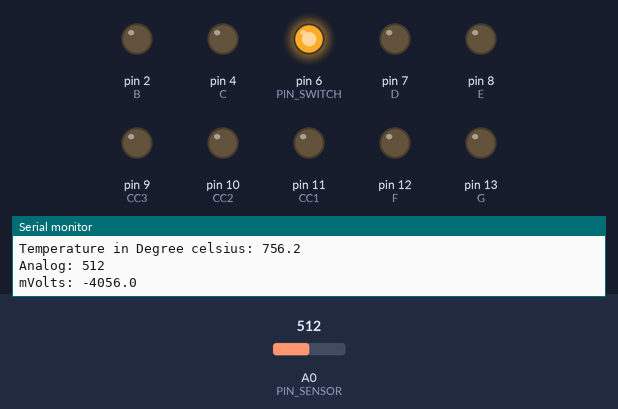
A sketch run on a simulated Arduino Uno, built with avr-gcc and run on an emulated ATmega328P. On the bench: output pins drawn as LEDs (lit = HIGH), the last lines printed to the serial monitor. The test bench sets the inputs (shaded band); at power-on: A0 (PIN_SENSOR) = 512. Pins used as bus, display or sensor lines are not drawn.

Above: at 3.3 s.
3.4 s: A0 (PIN_SENSOR) set to 122
6.7 s: A0 (PIN_SENSOR) set to 105
At 8.4 s:
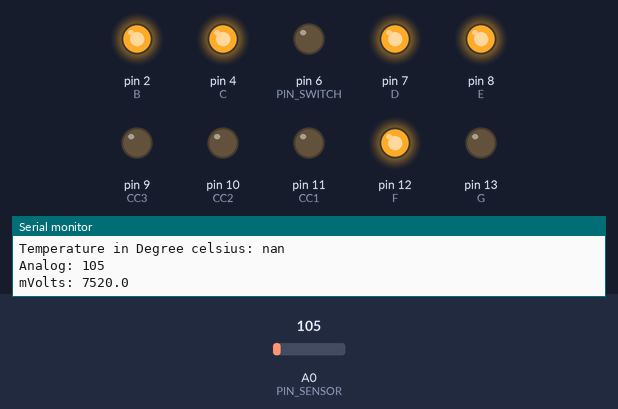
10.0 s: A0 (PIN_SENSOR) set to 22
13.3 s: A0 (PIN_SENSOR) set to 19
At 15.3 s:
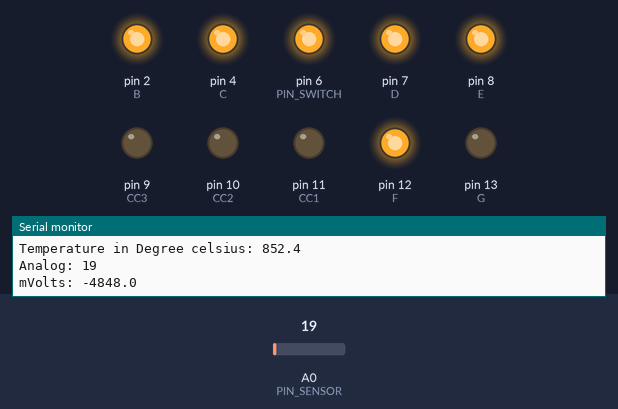
16.6 s: A0 (PIN_SENSOR) set to 50
At 18.5 s:
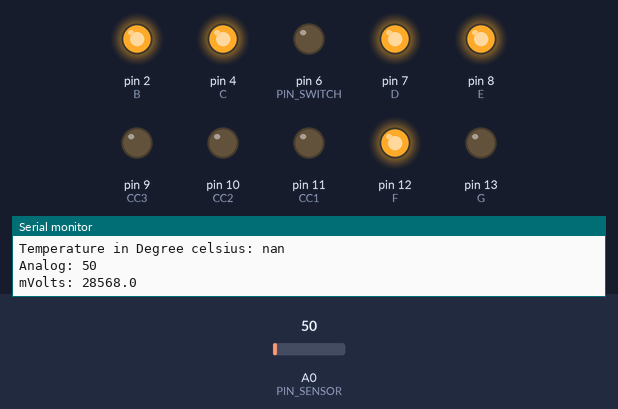
19.9 s: A0 (PIN_SENSOR) set to 0
At 20.4 s:
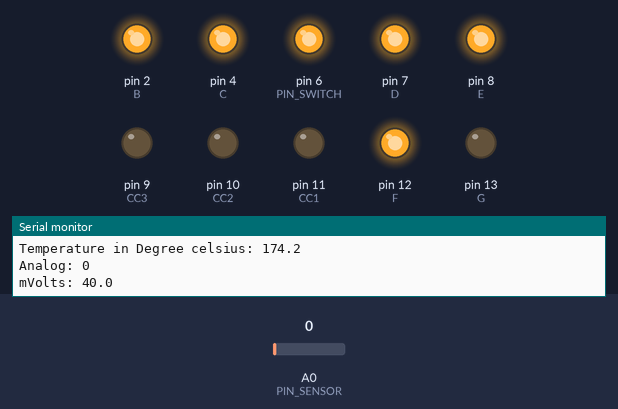
Timing chart, 0 to 22.9 s (numbered marks = the images above; inputs shaded):
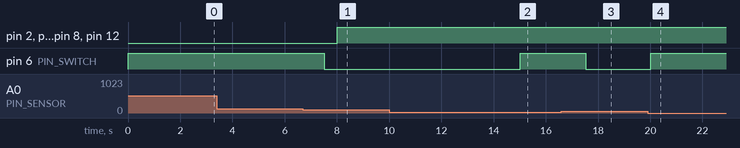

Measured:
- the behaviour switches between 113 and 112 on A0 (PIN_SENSOR) (found by bisection; images 0 and 1)
- the behaviour switches between 21 and 20 on A0 (PIN_SENSOR) (found by bisection; images 1 and 2)
- after the input at 6.7 s, pin 2 (B), pin 4 (C), pin 7 (D), pin 8 (E), pin 12 (F): LOW → HIGH after 1.3 s; pin 6 (PIN_SWITCH): HIGH → LOW after 0.81 s
- after the input at 13.3 s, pin 6 (PIN_SWITCH): LOW → HIGH after 1.7 s
- after the input at 16.6 s, pin 6 (PIN_SWITCH): HIGH → LOW after 0.92 s
- after the input at 19.9 s, pin 6 (PIN_SWITCH): LOW → HIGH after 0.12 s

The sketch:

Project02.ino
```cpp
unsigned const int A = 1;
unsigned const int B = 2;
unsigned const int C = 4;
unsigned const int D = 7;
unsigned const int E = 8;
unsigned const int F = 12;
unsigned const int G = 13;
unsigned const int DP = 0;
int CC1 = 11;
int CC2 = 10;
int CC3 = 9;

float tempmV;
float temperatureC;
int setpoint = 40;
int sensorValue = 0;
int sensor = A0;
int D6 = 6;
int D5 = 5;
#define PIN_SWITCH 6
#define PIN_SENSOR A0


void setup(void)
{
  pinMode(A, OUTPUT);
  pinMode(B, OUTPUT);
  pinMode(C, OUTPUT);
  pinMode(D, OUTPUT);
  pinMode(E, OUTPUT);
  pinMode(F, OUTPUT);
  pinMode(G, OUTPUT);
  pinMode(DP, OUTPUT);
  pinMode(D6, OUTPUT);
  pinMode(D5, OUTPUT);
  pinMode(CC1, OUTPUT);
  pinMode(CC2, OUTPUT);
  pinMode(CC3, OUTPUT);

  Serial.begin(9600);
  pinMode(PIN_SENSOR, INPUT);
  pinMode(PIN_SWITCH, OUTPUT);

}

void display1(int num)
{

  switch(num)
  {
case 0: {
  digitalWrite(A, HIGH);
  digitalWrite(B, HIGH);
  digitalWrite(C, HIGH);
  digitalWrite(D, HIGH);
  digitalWrite(E, HIGH);
  digitalWrite(F, HIGH);
  digitalWrite(G, LOW);
  break;
}

case 1: {
  digitalWrite(A, LOW);
  digitalWrite(B, HIGH);
  digitalWrite(C, HIGH);
  digitalWrite(D, LOW);
  digitalWrite(E, LOW);
  digitalWrite(F, LOW);
  digitalWrite(G, LOW);
  break;

}

case 2: {
  digitalWrite(A, HIGH);
  digitalWrite(B, HIGH);
  digitalWrite(C, LOW);
  digitalWrite(D, HIGH);
  digitalWrite(E, HIGH);
  digitalWrite(F, LOW);
  digitalWrite(G, HIGH);
  break;
}

case 3: {
  digitalWrite(A, HIGH);
  digitalWrite(B, HIGH);
  digitalWrite(C, HIGH);
  digitalWrite(D, HIGH);
  digitalWrite(E, LOW);
  digitalWrite(F, LOW);
  digitalWrite(G, HIGH);

}

case 4: {
  digitalWrite(A, LOW);
  digitalWrite(B, HIGH);
  digitalWrite(C, HIGH);
  digitalWrite(D, LOW);
  digitalWrite(E, LOW);
  digitalWrite(F, HIGH);
  digitalWrite(G, HIGH);
  break;

}

case 5: {
  digitalWrite(A, HIGH);
  digitalWrite(B, LOW);
  digitalWrite(C, HIGH);
  digitalWrite(D, HIGH);
  digitalWrite(E, LOW);
  digitalWrite(F, HIGH);
  digitalWrite(G, HIGH);
  break;

}

case 6: {
  digitalWrite(A, HIGH);
  digitalWrite(B, LOW);
  digitalWrite(C, HIGH);
  digitalWrite(D, HIGH);
  digitalWrite(E, HIGH);
  digitalWrite(F, HIGH);
  digitalWrite(G, HIGH);
  break;

}

case 7: {
  digitalWrite(A, HIGH);
  digitalWrite(B, HIGH);
  digitalWrite(C, HIGH);
  digitalWrite(D, LOW);
  digitalWrite(E, LOW);
  digitalWrite(F, LOW);
  digitalWrite(G, LOW);
  break;

}

case 8: {
  digitalWrite(A, HIGH);
  digitalWrite(B, HIGH);
  digitalWrite(C, HIGH);
  digitalWrite(D, HIGH);
  digitalWrite(E, HIGH);
  digitalWrite(F, HIGH);
  digitalWrite(G, HIGH);
  break;

}

case 9: {
  digitalWrite(A, HIGH);
  digitalWrite(B, HIGH);
  digitalWrite(C, HIGH);
  digitalWrite(D, HIGH);
  digitalWrite(E, LOW);
  digitalWrite(F, HIGH);
  digitalWrite(G, HIGH);
  break;
}
}
}


void disp(void)
{
  display1((temperatureC / 100) * 10);
  digitalWrite(CC1, LOW);
  digitalWrite(CC2, LOW);
  digitalWrite(CC3, LOW);
  delay(1000);


}


// Start
void loop(void)
{
  digitalWrite(D6, HIGH);
  digitalWrite(D5, HIGH);
  int sensorValue = analogRead(A0);
  tempmV = ((sensorValue) * 1023 * 5000) + 40;
  temperatureC = ((5.506 - sqrt(sq(-5.506) + (4 * 0.00176 * (870.6 - tempmV))))/(2 * -0.00176)) + 30;
  Serial.print("Temperature in Degree celsius: "); Serial.println(temperatureC, 1);
  Serial.print("Analog: "); Serial.println(sensorValue);
  Serial.print("mVolts: "); Serial.println(tempmV, 1);


if (temperatureC > setpoint)
{
  digitalWrite(PIN_SWITCH, HIGH);
  delay(500);
} else {
  digitalWrite(PIN_SWITCH, LOW);
  delay(500);
  }

  disp();
  delay(1000);
}
```

Project00.c
```cpp
#include <stdio.h>
float sine, cosine, tangent; // for output answers
float siner, cosiner; // for radian input
float sinet, cosinet, tangentt, tangenttt; // for tangent radian
char a, c; // for switch-case statement

int main(void) {
  sine = 0.0;
  cosine = 0.0;
  tangent = 0.0; //functions declared 0.0 for if statement

  printf("Trigonometry functions available\n");
  printf("1. sine in radian\n");
  printf("2. cosine in radian\n");
  printf("3. tangent in radian(sine & cosine)\n");
  printf("0. Exit\n");
  printf("Choose function (in number): ");
  scanf("%c", &c);

  switch (c) // switch statement that interacts with char c
  {
    case '1':
    printf("Enter value for sine: "); // case 1 is to calculate sin value in radian
    scanf("%f", &siner);

    sine = siner - ((siner*siner*siner)/(3*2*1)) + ((siner*siner*siner*siner*siner)/(5*4*3*2*1)) - ((siner*siner*siner*siner*siner*siner*siner)/(7*6*5*4*3*2*1));
    //Mclaurin series for sine function

    if (siner != 0) { // will print if input is detected for sine
      printf("Sine(%.2f) = %.4f", siner, sine);
      break;
    } else if (scanf("%f", &siner) != 1) { // if the input is not a float value it will terminate the program
      printf("Unable to compute, Invalid input: 40");//invalid num = error in which line
      break;
    }
    break;

    case '2':
    printf("Enter value for cosine: "); // case 2 is to calcualte cosine value in radian
    scanf("%f", &cosiner);

    cosine = 1 - ((cosiner*cosiner)/(2*1)) + ((cosiner*cosiner*cosiner*cosiner)/(4*3*2*1)) - ((cosiner*cosiner*cosiner*cosiner*cosiner*cosiner)/(6*5*4*3*2*1)) + ((cosiner*cosiner*cosiner*cosiner*cosiner*cosiner*cosiner*cosiner)/(8*7*6*5*4*3*2*1)) - ((cosiner*cosiner*cosiner*cosiner*cosiner*cosiner*cosiner*cosiner*cosiner*cosiner)/(10*9*8*7*6*5*4*3*2*1));
    //Mclaurin series for cosine function

    if (cosiner != 0) { // prints only if input detected for cosine
    printf("Cosine(%.2f) = %f", cosiner, cosine);
    break;
    } else if (scanf("%f", &cosiner) != 1) { // non float value detected will terminate the program
      printf("Unable to compute, Invalid input: 56");//invalid num = error in which line
      break;
    }
    break;

    case '3':
    printf("Enter value for sine: ");
    scanf("%f", &sinet);
    printf("Enter value for cosine: ");
    scanf("%f", &cosinet);

    sine = sinet - ((sinet*sinet*sinet)/(3*2*1)) + ((sinet*sinet*sinet*sinet*sinet)/(5*4*3*2*1)) - ((sinet*sinet*sinet*sinet*sinet*sinet*sinet)/(7*6*5*4*3*2*1));
    //Mclaurin series for sine value

    cosine = 1 - ((cosinet*cosinet)/(2*1)) + ((cosinet*cosinet*cosinet*cosinet)/(4*3*2*1)) - ((cosinet*cosinet*cosinet*cosinet*cosinet*cosinet)/(6*5*4*3*2*1)) + ((cosinet*cosinet*cosinet*cosinet*cosinet*cosinet*cosinet*cosinet)/(8*7*6*5*4*3*2*1)) - ((cosinet*cosinet*cosinet*cosinet*cosinet*cosinet*cosinet*cosinet*cosinet*cosinet)/(10*9*8*7*6*5*4*3*2*1));
    //Mclaurin series for cosine value

    tangentt = sine/cosine;

    tangenttt = tangentt + (((2*(tangentt*tangentt*tangentt)))/6) +  + ((16*(tangentt*tangentt*tangentt*tangentt*tangentt))/120) + ((272*(tangentt*tangentt*tangentt*tangentt*tangentt*tangentt*tangentt))/5040);

    if (siner != 0 || cosinet != 0) { // detects input for cosinet and sinet and computes into tangent in radian
    printf("Tangent in radian = %.4f", tangenttt);
    break;
    } else if (scanf("%f", &sinet) != 1 || scanf("%f", &cosinet) != 1) { // breaks if either is true
      printf("\nUnable to compute, Invalid input: 80\n"); //invalid num = error in which line
      break;
    }
    break;

    case 'e':
    a = 1;
    break;
    default:
    printf("Program terminated\n");
    break;
  } // program will terminate in case if user inputs is non integer or more than 4.
  return 0;
}
```
